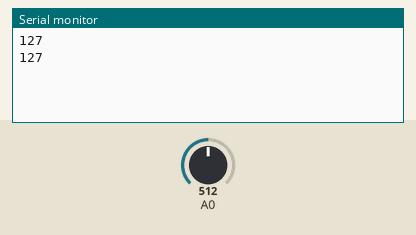
Bench run of a sketch on a simulated Arduino Uno, built with avr-gcc and run on an emulated ATmega328P. Parts: the last lines printed to the serial monitor. The inputs (shaded band) are chosen by the test bench; at power-on: A0 = 512.

Above: at 1.8 s.
1.9 s: A0 set to 716
At 2.8 s:
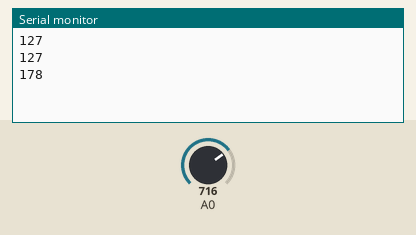
3.4 s: A0 set to 900
At 4.4 s:
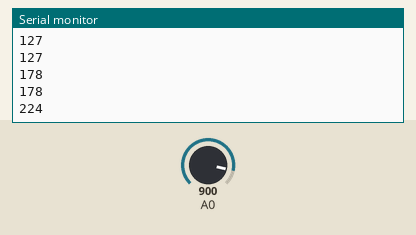
Timing chart, 0 to 6.4 s (numbered marks = the images above; inputs shaded):
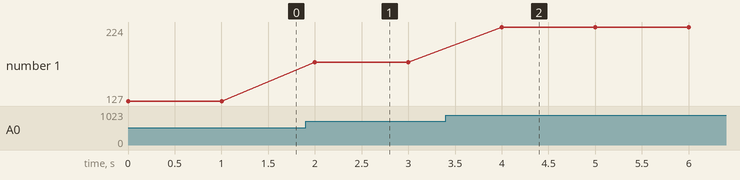

Measured:
- after the input at 1.9 s, the serial monitor: prints a new line after 0.10 s (image 1)
- after the input at 3.4 s, the serial monitor: prints a new line after 0.60 s (image 2)
- plotted number 1: 127 → 178 after the input at 1.9 s, 178 → 224 after the input at 3.4 s

The sketch:

0908_6period_CDS.ino
```cpp
void setup() {
  pinMode(A0, INPUT);
  Serial.begin(9600);
}

void loop() {
  int cds = analogRead(A0);
  // map();
  cds = map(cds, 0, 1023, 0, 255);
  Serial.println(cds);
  delay(1000);
}
```
